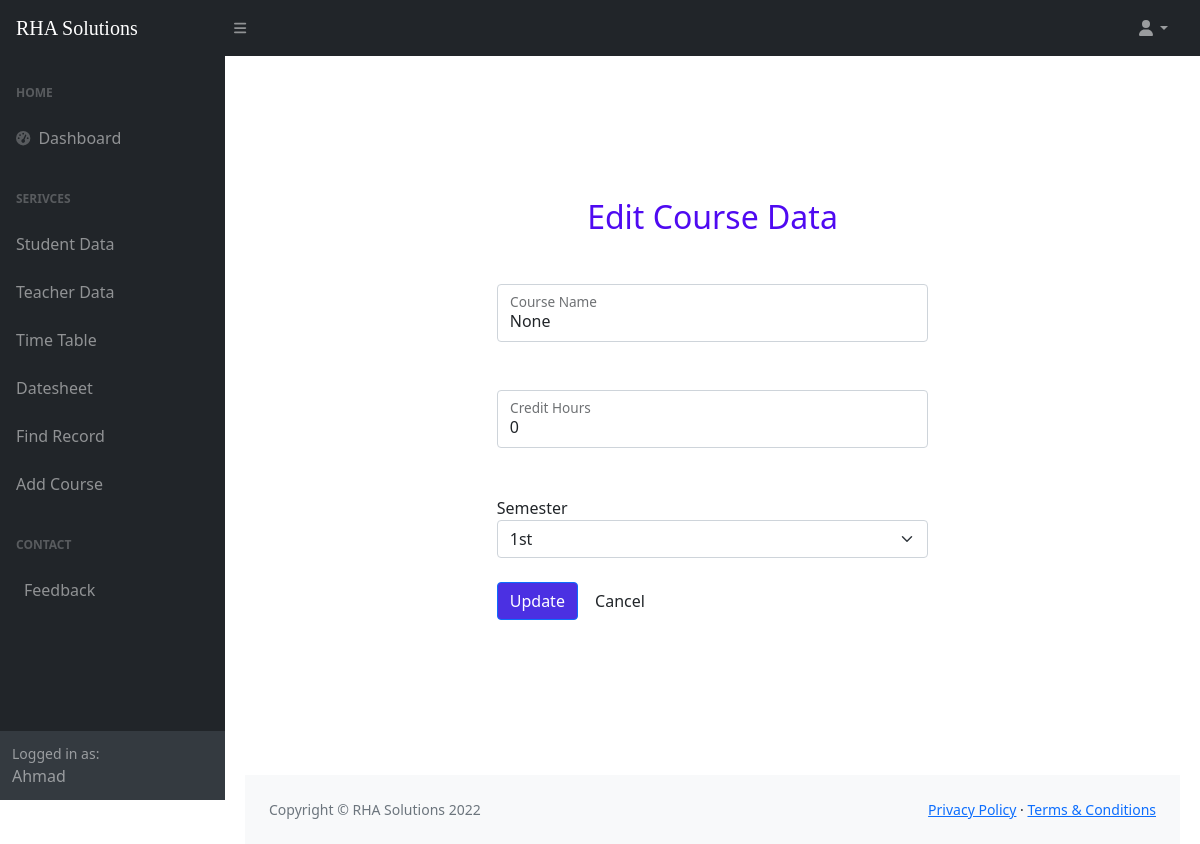
Screenshot of /edit_course.php?c_id=0 (signed in) with the database file from the repository.
### tables this page shows
CREATE TABLE `course` (
  `c_id` int(3) NOT NULL,
  `c_name` varchar(100) NOT NULL,
  `crh` int(1) NOT NULL,
  `semester` int(1) NOT NULL
);

### edit_course.php (the view, shortened to what this page needs)
<?php include 'connection.php';
$id = $_GET['c_id'];
$select = "SELECT * FROM course WHERE c_id=$id";
$data = mysqli_query($conn, $select) or die( mysqli_error($conn));
$row = mysqli_fetch_array($data);
if($_SESSION["fname"]) {
?>
<!DOCTYPE html>
<html lang="en">
<head>
    <link href="https://cdn.jsdelivr.net/npm/simple-datatables@latest/dist/style.css" rel="stylesheet" />
    <link href="css/styles.css" rel="stylesheet" />
</head>
<body class="sb-nav-fixed">
    <nav class="sb-topnav navbar navbar-expand navbar-dark bg-dark">
        <a class="navbar-brand ps-3" href="index.php">RHA Solutions</a>
        <button class="btn btn-link btn-sm order-1 order-lg-0 me-4 me-lg-0" id="sidebarToggle" href="#!"><i class="fas fa-bars"></i></button>
        <ul class="navbar-nav ms-auto ms-md-0 me-3 me-lg-4">
            <li class="nav-item dropdown">
                <a class="nav-link dropdown-toggle" id="navbarDropdown" href="#" role="button" data-bs-toggle="dropdown" aria-expanded="false"><i class="fas fa-user fa-fw"></i></a>
            </li>
        </ul>
    </nav>
    <div id="layoutSidenav">
        <div id="layoutSidenav_nav">
            <nav class="sb-sidenav accordion sb-sidenav-dark" id="sidenavAccordion">
                <div class="sb-sidenav-menu">
                    <div class="nav">
                        <div class="sb-sidenav-menu-heading">Home</div>
                        <a class="nav-link" href="index.php">
                            <div class="sb-nav-link-icon"><i class="fas fa-tachometer-alt"></i></div>
                            Dashboard
                        </a>
                        <div class="sb-sidenav-menu-heading">Serivces</div>
                        <a class="nav-link collapsed" href="st_register.php">
                            Student Data
                        </a>
                        <a class="nav-link collapsed" href="assign_course.php">
                            Teacher Data
                        </a>
                        <a class="nav-link collapsed" href="timetable.html">
                            Time Table
                        </a>
                        <a class="nav-link collapsed" href="datesheet.html">
                            Datesheet
                        </a>
                        <a class="nav-link collapsed" href="database.html">
                            Find Record
                        </a>
                        <a class="nav-link collapsed" href="courses.html">
                            Add Course
                        </a>
                        <div class="sb-sidenav-menu-heading">Contact</div>
                        <a class="nav-link" href="feedback.html">
                            Feedback
                        </a>
                    </div>
                </div>
                <div class="sb-sidenav-footer">
                    <div class="small">Logged in as:</div>
                    <?php echo $_SESSION["fname"];?>
                </div>
            </nav>
        </div>
        <div id="layoutSidenav_content">
            <main>
                <div class="container-fluid px-4">
                    <div class="row justify-content-center my-5">
                        <div class="col-lg-6">
                            <div class="text-center">
                                <h2 style="color: rgb(79, 10, 241);">Edit Course Data</h2>
                            </div>
                            <form action="" method="POST">
              <div class="form-floating my-5">
                <input type="name" name="course" id="name" placeholder="OOP" class="form-control" value="<?php echo $row['c_name'] ?>"/>
                <label for="name" class="form-label">Course Name</label>
              </div>
              <div class="form-floating my-5">
                <input type="number" name="crh" class="form-control" id="crh" placeholder="e.g Sajid" value="<?php echo $row['crh'] ?>" />
                <label for="crh" class="form-label">Credit Hours</label>
              </div>
              <label name="Semester" for="Semester" class="form=label">Semester</label>
              <select name="Semester" id="Semester" class="form-select" value="<?php echo $row['semester'] ?>">
                <option value="1">1st</option>
              </select>
              <br>
              <button value="Update" name="update-btn" class="btn btn-primary" style="background-color: rgb(75, 48, 226)">Update</button>
              <a href="index.php" id="cancel" name="cancel" class="btn btn-default">Cancel</a>
            </form>
                        </div>
                    </div>
                </div>
            </main>
            <footer class="py-4 bg-light mt-auto">
                <div class="container-fluid px-4">
                    <div class="d-flex align-items-center justify-content-between small">
                        <div class="text-muted">Copyright &copy; RHA Solutions 2022</div>
                        <div>
                            <a href="#">Privacy Policy</a>
                            &middot;
                            <a href="#">Terms &amp; Conditions</a>
                        </div>
                    </div>
                </div>
            </footer>
        </div>
    </div>
    <?php
}
else {
    ?><h1>Please Login to continue.Press <a href="login.php">Here<a></h1><?php
}
 ?>
</body>
</html>

### rows the page displays
course: course "None", crh "0", Semester "1st"

### other values shown
$_SESSION["fname"] "Ahmad"
